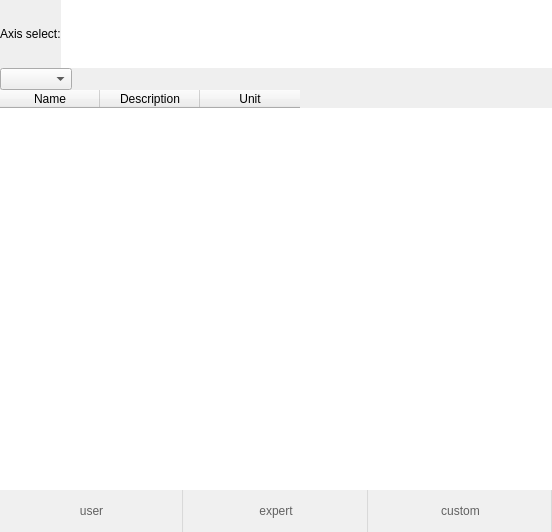
<?xml version="1.0" encoding="UTF-8"?>
<ui version="4.0">
 <class>DialogPickCurve</class>
 <widget class="QDialog" name="DialogPickCurve">
  <property name="geometry">
   <rect>
    <x>0</x>
    <y>0</y>
    <width>552</width>
    <height>532</height>
   </rect>
  </property>
  <property name="windowTitle">
   <string>Dialog</string>
  </property>
  <property name="styleSheet">
   <string notr="true">QToolButton{
color: rgb(97, 97, 97);
background-color: #F0F0F0;
      border: 1px solid #d9d9d9;
      border-left-color: transparent;
      border-top-color: transparent;
border-bottom-color: transparent;
}
QToolButton:hover{
color: rgb(97, 97, 97);
background-color: #D0D0D0;
border-style:none;
}

QToolButton:checked{
color: rgb(97, 97, 97);
background-color: #A0A0A0;
border-style:none;
}
QWidget#widget{
background-color: white;
}
/*QWidget#DialogPickCurve{
background-color:rgba(0,0,0,0);
}
QWidget#page_user{
background-color:rgba(0,0,0,0);
}*/

QTreeView,QTableView,QListView {
	show-decoration-selected: 1;
	border:none; 
  }
QTreeView::item,QTableView::item,QListView::item {
      border: 1px solid #d9d9d9;
      border-left-color: transparent;
      border-top-color: transparent;
  }
QTreeView::item:hover,QTableView::item:hover,QListView::item:hover {
      background: #D0D0D0;
      border: 1px solid #B0B0B0;
  }
QTreeView::item:selected,QTableView::item:selected,QListView::item:selected {
	  background: #A0A0A0;
      border: 1px solid #A0A0A0;
  }
QTreeView::item:selected:active,QTableView::item:selected:active,QListView::item:selected:active{
      background: #A0A0A0;
  }
QTreeView::item:selected:!active,QTableView::item:selected:!active,QListView::item:selected:!active {
      background: #A0A0A0;
  }


</string>
  </property>
  <layout class="QVBoxLayout" name="verticalLayout" stretch="1,10,1">
   <property name="spacing">
    <number>0</number>
   </property>
   <property name="leftMargin">
    <number>0</number>
   </property>
   <property name="topMargin">
    <number>0</number>
   </property>
   <property name="rightMargin">
    <number>0</number>
   </property>
   <property name="bottomMargin">
    <number>0</number>
   </property>
   <item>
    <widget class="QWidget" name="widget_plotAxisSelect" native="true">
     <property name="minimumSize">
      <size>
       <width>0</width>
       <height>0</height>
      </size>
     </property>
     <layout class="QHBoxLayout" name="horizontalLayout_2">
      <property name="spacing">
       <number>0</number>
      </property>
      <property name="leftMargin">
       <number>0</number>
      </property>
      <property name="topMargin">
       <number>0</number>
      </property>
      <property name="rightMargin">
       <number>0</number>
      </property>
      <property name="bottomMargin">
       <number>0</number>
      </property>
      <item>
       <widget class="QLabel" name="label">
        <property name="text">
         <string>Axis select:</string>
        </property>
       </widget>
      </item>
      <item>
       <widget class="QTableWidget" name="tableWidget_axis">
        <property name="maximumSize">
         <size>
          <width>16777215</width>
          <height>16777215</height>
         </size>
        </property>
        <property name="editTriggers">
         <set>QAbstractItemView::NoEditTriggers</set>
        </property>
        <attribute name="horizontalHeaderVisible">
         <bool>false</bool>
        </attribute>
        <attribute name="verticalHeaderVisible">
         <bool>false</bool>
        </attribute>
       </widget>
      </item>
     </layout>
    </widget>
   </item>
   <item>
    <widget class="QStackedWidget" name="stackedWidget_plotCurve">
     <property name="currentIndex">
      <number>2</number>
     </property>
     <widget class="QWidget" name="page_user">
      <layout class="QVBoxLayout" name="verticalLayout_2" stretch="1">
       <property name="spacing">
        <number>0</number>
       </property>
       <property name="leftMargin">
        <number>0</number>
       </property>
       <property name="topMargin">
        <number>0</number>
       </property>
       <property name="rightMargin">
        <number>0</number>
       </property>
       <property name="bottomMargin">
        <number>0</number>
       </property>
       <item>
        <widget class="QTableWidget" name="tableWidget_usr">
         <property name="selectionMode">
          <enum>QAbstractItemView::SingleSelection</enum>
         </property>
         <property name="showGrid">
          <bool>true</bool>
         </property>
         <property name="gridStyle">
          <enum>Qt::SolidLine</enum>
         </property>
         <attribute name="horizontalHeaderStretchLastSection">
          <bool>false</bool>
         </attribute>
         <column>
          <property name="text">
           <string>Name</string>
          </property>
         </column>
         <column>
          <property name="text">
           <string>Description</string>
          </property>
         </column>
         <column>
          <property name="text">
           <string>Unit</string>
          </property>
         </column>
        </widget>
       </item>
      </layout>
     </widget>
     <widget class="QWidget" name="page_expert">
      <layout class="QVBoxLayout" name="verticalLayout_expertTree">
       <property name="spacing">
        <number>0</number>
       </property>
       <property name="leftMargin">
        <number>0</number>
       </property>
       <property name="topMargin">
        <number>0</number>
       </property>
       <property name="rightMargin">
        <number>0</number>
       </property>
       <property name="bottomMargin">
        <number>0</number>
       </property>
       <item>
        <layout class="QVBoxLayout" name="searchVBoxLayout"/>
       </item>
       <item>
        <widget class="QTreeWidget" name="treeWidgetExpert">
         <column>
          <property name="text">
           <string notr="true">1</string>
          </property>
         </column>
        </widget>
       </item>
      </layout>
     </widget>
     <widget class="QWidget" name="page_custom">
      <layout class="QVBoxLayout" name="verticalLayout_3">
       <property name="spacing">
        <number>0</number>
       </property>
       <property name="leftMargin">
        <number>0</number>
       </property>
       <property name="topMargin">
        <number>0</number>
       </property>
       <property name="rightMargin">
        <number>0</number>
       </property>
       <property name="bottomMargin">
        <number>0</number>
       </property>
       <item>
        <layout class="QHBoxLayout" name="horizontalLayout_3">
         <item>
          <widget class="QComboBox" name="comboBoxCustom"/>
         </item>
         <item>
          <spacer name="horizontalSpacer">
           <property name="orientation">
            <enum>Qt::Horizontal</enum>
           </property>
           <property name="sizeHint" stdset="0">
            <size>
             <width>40</width>
             <height>20</height>
            </size>
           </property>
          </spacer>
         </item>
        </layout>
       </item>
       <item>
        <widget class="QTableWidget" name="tableWidgetCustom">
         <column>
          <property name="text">
           <string>Name</string>
          </property>
         </column>
         <column>
          <property name="text">
           <string>Description</string>
          </property>
         </column>
         <column>
          <property name="text">
           <string>Unit</string>
          </property>
         </column>
        </widget>
       </item>
      </layout>
     </widget>
    </widget>
   </item>
   <item>
    <widget class="QWidget" name="widget_plotUserSelect" native="true">
     <property name="minimumSize">
      <size>
       <width>0</width>
       <height>0</height>
      </size>
     </property>
     <layout class="QHBoxLayout" name="horizontalLayout">
      <property name="spacing">
       <number>1</number>
      </property>
      <property name="leftMargin">
       <number>0</number>
      </property>
      <property name="topMargin">
       <number>0</number>
      </property>
      <property name="rightMargin">
       <number>0</number>
      </property>
      <property name="bottomMargin">
       <number>0</number>
      </property>
      <item>
       <widget class="QToolButton" name="btn_curve_user">
        <property name="sizePolicy">
         <sizepolicy hsizetype="Expanding" vsizetype="Expanding">
          <horstretch>0</horstretch>
          <verstretch>0</verstretch>
         </sizepolicy>
        </property>
        <property name="text">
         <string>user</string>
        </property>
        <property name="iconSize">
         <size>
          <width>24</width>
          <height>24</height>
         </size>
        </property>
        <property name="checkable">
         <bool>true</bool>
        </property>
        <property name="toolButtonStyle">
         <enum>Qt::ToolButtonTextUnderIcon</enum>
        </property>
        <property name="autoRaise">
         <bool>false</bool>
        </property>
       </widget>
      </item>
      <item>
       <widget class="QToolButton" name="btn_curve_expert">
        <property name="sizePolicy">
         <sizepolicy hsizetype="Expanding" vsizetype="Expanding">
          <horstretch>0</horstretch>
          <verstretch>0</verstretch>
         </sizepolicy>
        </property>
        <property name="text">
         <string>expert</string>
        </property>
        <property name="iconSize">
         <size>
          <width>24</width>
          <height>24</height>
         </size>
        </property>
        <property name="checkable">
         <bool>true</bool>
        </property>
        <property name="toolButtonStyle">
         <enum>Qt::ToolButtonTextUnderIcon</enum>
        </property>
       </widget>
      </item>
      <item>
       <widget class="QToolButton" name="btn_curve_custom">
        <property name="sizePolicy">
         <sizepolicy hsizetype="Expanding" vsizetype="Expanding">
          <horstretch>0</horstretch>
          <verstretch>0</verstretch>
         </sizepolicy>
        </property>
        <property name="text">
         <string>custom</string>
        </property>
        <property name="iconSize">
         <size>
          <width>24</width>
          <height>24</height>
         </size>
        </property>
        <property name="checkable">
         <bool>true</bool>
        </property>
        <property name="toolButtonStyle">
         <enum>Qt::ToolButtonTextUnderIcon</enum>
        </property>
       </widget>
      </item>
     </layout>
    </widget>
   </item>
  </layout>
 </widget>
 <resources/>
 <connections/>
</ui>
